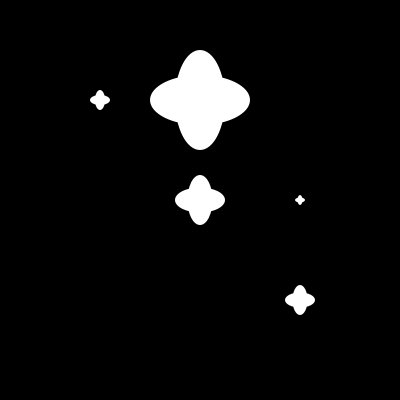
Frame 1 (no input)
Frame 60 (the mouse pressed at the canvas centre just before this capture): identical to frame 1, image omitted
Frame 120 (the mouse held since frame 60 and released just before this capture): identical to frame 1, image omitted

The Processing sketch that drew this single still picture (run headless with seeded random() and noise(); from frame 60 on, the mouse is pressed at the canvas centre):

// Processing sketch: ChoseBizarre_03
// ── ChoseBizarre_03.pde
///////////////////////////////////////////
/*
 DESIGNING PROGRAMS 1.0
 AN INTRODUCTORY COURSE FOR DESIGN STUDENTS
 
 IMPLEMENTED BY THE FREE ART BUREAU 2014 
 >>> www.freeartbureau.org
 +++++++++++++++++++++++++++ 
 LES BASES : FONCTIONS
 SKETCH : CHOSEBIZARRE_03
 PARENT SKETCH : CHOSEBIZARRE_02
 TYPE : STATIQUE
 */
/////////////////////////// GLOBALS ////////////////////////////

//////////////////////// SETUP ////////////////////////////

void setup() {
  size(400, 400);
  background(0);
  smooth();
  noStroke(); 
  
  // Notez bien la troisième valeur qui correspond 
  // à l'argument qui définit la taille de la forme
  // voir la construction de notre fonction en bas
  
  choseBizarre(100, 100, 2);

  choseBizarre(200, 100, 10);
  
  choseBizarre(200, 200, 5);
  
  choseBizarre(300, 200, 1);
  
  choseBizarre(300, 300, 3);
}

/////////////////////////// DRAW ////////////////////////////
void draw() {
}

/////////////////////////// FUNCTIONS ////////////////////////////
// On a rajouté un troisième argument pour définir la taille
void choseBizarre(float _x, float _y, int size) {
  
  fill(255);
  // On a besoin de push & popMatrix pour éviter de cumuler les translations.
  pushMatrix();
  translate(_x, _y); // ensuite, on utilise ces arguments pour positionner les formes
   
  // Notez bien l'attribution de notre argument 'size' ici !
  scale(size);
  ellipse(0, 0, 10, 5);
  ellipse(0, 0, 5, 10);
  popMatrix();
}
